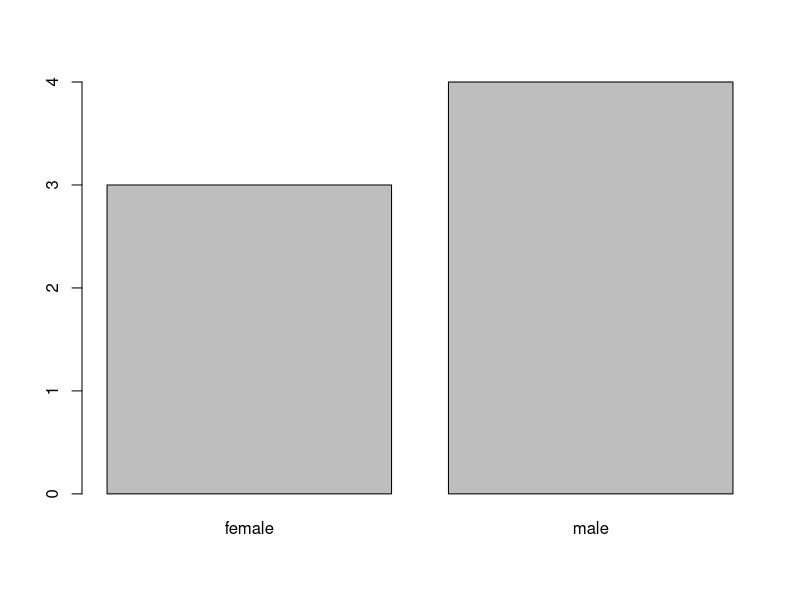

The R source for this figure:
## ralng_013_factor

# Create the vectors for data frame.
height <- c(132,151,162,139,166,147,122)   
weight <- c(48,49,66,53,67,52,40)
gender <- c("male","male","female","female","male","female","male")
plot(factor(gender))

# Create the data frame.
input_data <- data.frame(height,weight,gender)
print(input_data)

# Test if the gender column is a factor.
print(is.factor(input_data$height))
print(is.data.frame(input_data$height))
print(is.factor(input_data))

# Print the gender column so see the levels.
print(input_data$gender)





